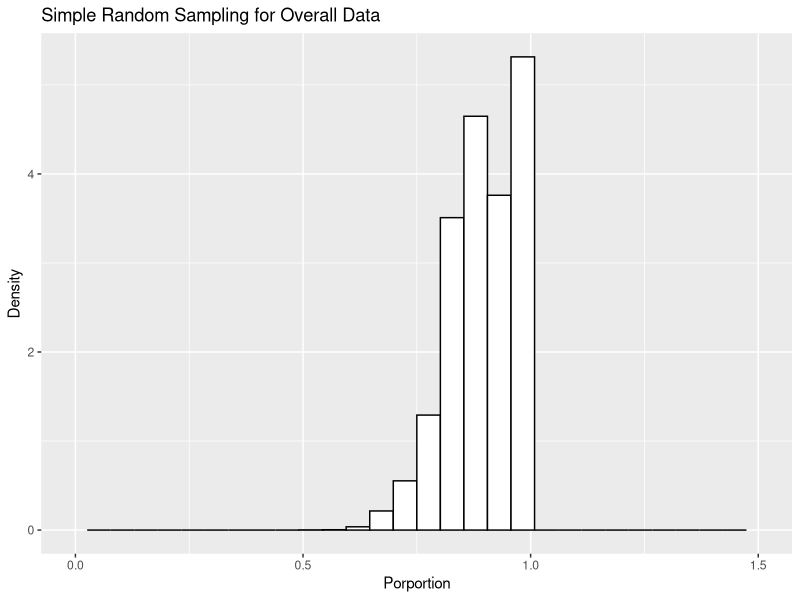
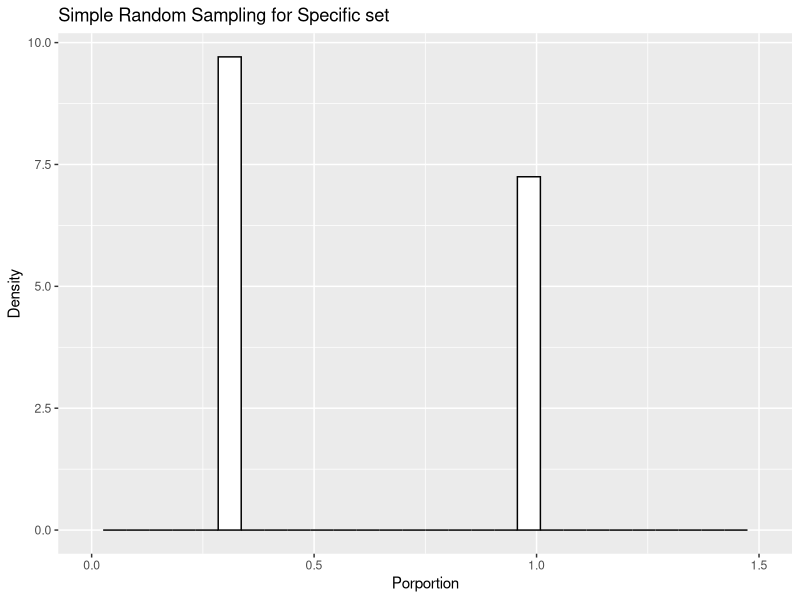

Source code (R) for these figures, in order: (Note: a time limit stopped this script after it produced the figures.)
## ---- chunk 1
knitr::opts_chunk$set(echo = TRUE)
## ---- chunk 2
library(dplyr)
library(glue)
library(ggplot2)
## ---- chunk 3
set.seed(2022)
sample = rbinom(50, 1, 0.5)

# in sample, item = 0 indicates in treatment A, while item = 1 indicates in treatment b
Treat_A = sum(sample == 0)
Treat_B = sum(sample == 1)

## ---- chunk 4
set.seed(2022)
Proportion = c()
Treat_A = 0
Treat_B = 0
thresh = 18/32

for (i in seq(1:10000)){
  sample = rbinom(50, 1, 0.5)
  Treat_A = sum(sample == 0)
  Treat_B = sum(sample == 1)
  
  Proportion = c(Proportion, Treat_A/Treat_B)
}

prob = sum(Proportion<=thresh)/10000
## ---- chunk 5
pbinom(18,50,0.5)
## ---- chunk 6
set.seed(2022)
#gender:
gender1 = rep(c("M"),times=0.5*200)
gender2 = rep(c("F"),times=0.5*200)
gender = c(gender1, gender2)
gender = sample(gender)

#age:
age1 = rep(c("(40-50]"),times=0.15*200)
age2 = rep(c("(50-60]"),times=0.2*200)
age3 = rep(c("(60-70]"),times=0.4*200)
age4 = rep(c("(70-80]"),times=0.25*200)
age = c(age1, age2, age3, age4)
age = sample(age)

#status:
status1 = rep(c(0),times=0.5*200)
status2 = rep(c(1),times=0.3*200)
status3 = rep(c(2),times=0.2*200)
status = c(status1, status2, status3)
status = sample(status)

index = seq(1:200)

table = data.frame(index, gender, age, status)
arm = c("A", "B")
trt = sample(arm, 200, replace=TRUE, prob=c(0.5, 0.5))


table1 = data.frame(index, trt, gender, age, status)
head(table1)
## ---- chunk 7
simu = list()
for (i in seq(1:10000)){
  arm = c("A", "B")
  trt = sample(arm, 200, replace=TRUE, prob=c(0.5, 0.5))
  
  out = data.frame(index, trt, gender, age, status)
  
  item = list(out)
  #simu is a list of dataframes
  simu = c(simu, item)
  
}
## ---- chunk 8

propor = c()

for (i in seq(1:10000)){
  item_a = sum(simu[[i]]$trt == "A")
  item_b = sum(simu[[i]]$trt == "B")
  p = ifelse(item_a<item_b, item_a/item_b, item_b/item_a)
  propor = c(propor, p)
}
propor = na.omit(propor)
df = data.frame(propor)
ggplot(df, aes(x = propor)) + 
  geom_histogram(aes(y = ..density..),
                 colour = 1, fill = "white")+xlim(0,1.5)+xlab("Porportion")+ggtitle("Simple Random Sampling for Overall Data")+ylab("Density")
## ---- chunk 9

propor = c()

for (i in seq(1:10000)){
  item = simu[[i]]%>%filter(gender == "F" & status == 2 & age == "(70-80]")
  
  item_a = sum(item$trt == "A")
  item_b = sum(item$trt == "B")
  p = ifelse(item_a<item_b, item_a/item_b, item_b/item_a)
  propor = c(propor, p)
}

propor = na.omit(propor)
df = data.frame(propor)
ggplot(df, aes(x = propor)) + 
  geom_histogram(aes(y = ..density..),
                 colour = 1, fill = "white")+xlim(0,1.5)+xlab("Porportion")+ggtitle("Simple Random Sampling for Specific set")+ylab("Density")
## ---- chunk 10
#simulate 10000 trials of sampling
simu = c()
for (i in seq(1:10000)){
  t = c()
  g = c()
  a = c()
  s = c()
  for (m in unique(age)){
    for (n in unique(status)){
      for (k in unique(gender)){
        num = nrow(table%>%filter(age == m & status == n & gender == k))
        #print(num)
        trt_item = c()
        while(num>=4){
          trt_item = c(trt_item, sample(c("A", "A", "B", "B")))
          #print(trt_item)
          num = num - 4
        }
        
        trt_item = c(trt_item, sample(c("A", "B"), num, replace = TRUE, prob = c(0.5, 0.5)))
        t = c(t, trt_item)
        nr = nrow(table%>%filter(age == m & status == n & gender == k))
        g = c(g,rep(k,times=nr))
        a = c(a,rep(m,times=nr))
        s = c(s,rep(n,times=nr))
      }
    }
  }
  table = data.frame(index, t, g, a, s)
  simu = c(simu, list(table))
}
  
## ---- chunk 11

propor = c()

for (i in seq(1:10000)){
  item_a = sum(simu[[i]]$t == "A")
  item_b = sum(simu[[i]]$t == "B")
  p = ifelse(item_a<item_b, item_a/item_b, item_b/item_a)
  propor = c(propor, p)
}
propor = na.omit(propor)
df = data.frame(propor)
ggplot(df, aes(x = propor)) + 
  geom_histogram(aes(y = ..density..),
                 colour = 1, fill = "white")+xlim(0,1.2)+xlab("Porportion")+ggtitle("Stratified Block Sampling for Overall")+ylab("Density")
## ---- chunk 12

propor = c()

for (i in seq(1:10000)){
  item = simu[[i]]%>%filter(g == "F" & s == 2 & a == "(70-80]")
  
  item_a = sum(item$t == "A")
  item_b = sum(item$t == "B")
  p = ifelse(item_a<item_b, item_a/item_b, item_b/item_a)
  propor = c(propor, p)
}
propor = na.omit(propor)
df = data.frame(propor)
ggplot(df, aes(x = propor)) + 
  geom_histogram(aes(y = ..density..),
                 colour = 1, fill = "white")+xlim(0,1.5) +xlab("Porportion")+ggtitle("Stratified Block Sampling for Specific")+ylab("Density")
